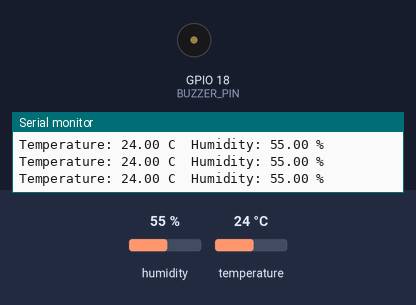
This sketch was run on a simulated ESP32. On the bench: buzzer (waves = sounding, pin HIGH), the last lines printed to the serial monitor. Inputs (shaded band) come from the test bench; at power-on: temperature 24 °C, humidity 55 %.

Above: at 2.8 s.
2.9 s: temperature set to 29 °C
5.6 s: temperature set to 32 °C
At 7.1 s:
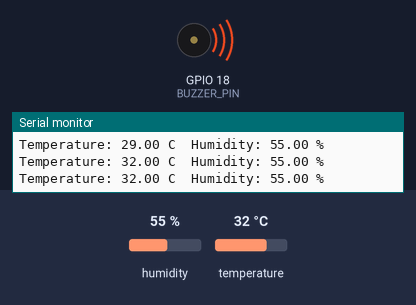
8.3 s: temperature set to 12 °C
At 11.3 s:
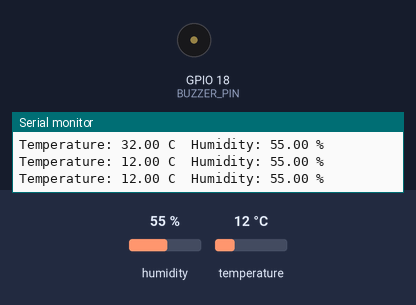
11.7 s: temperature set to 33 °C
At 12.8 s:
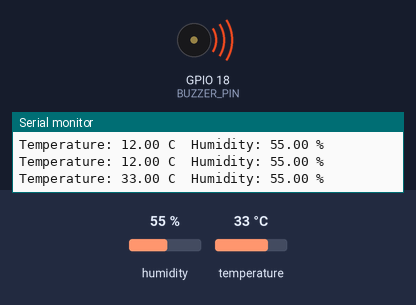
Timing chart, 0 to 14.7 s (numbered marks = the images above; inputs shaded):
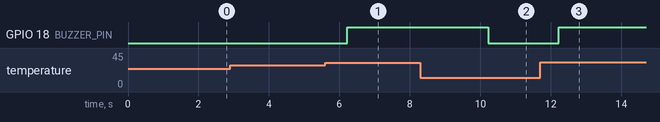

Measured:
- the behaviour switches between 30 and 31 °C on temperature (found by bisection; images 0 and 1)
- after the input at 5.6 s, GPIO 18 (BUZZER_PIN): LOW → HIGH after 0.62 s
- after the input at 8.3 s, GPIO 18 (BUZZER_PIN): HIGH → LOW after 1.9 s
- after the input at 11.7 s, GPIO 18 (BUZZER_PIN): LOW → HIGH after 0.52 s

The sketch:

RTOS_using_task_priority.ino
```cpp
#include <DHT.h>
#define DHT_PIN 4
#define BUZZER_PIN 18
#define TEMP_LIMIT 30

DHT dht(DHT_PIN, DHT11);
float temp = 0;
float hum = 0;
void senseTask(void *p) {
  while (1) {
    float t = dht.readTemperature();
    float h = dht.readHumidity();
    if (!isnan(t) && !isnan(h)) {
      temp = t;
      hum = h;
    }
    delay(1000);
  }
}
void publishTask(void *p) {
  while (1) {
    Serial.print("Temperature: ");
    Serial.print(temp);
    Serial.print(" C  Humidity: ");
    Serial.print(hum);
    Serial.println(" %");
    delay(500);
  }
}
void alertTask(void *p) {
  while (1) {
    if (temp > TEMP_LIMIT) {
      digitalWrite(BUZZER_PIN, HIGH);
    } else {
      digitalWrite(BUZZER_PIN, LOW);
    }
    delay(200);
  }
}
void setup() {
  Serial.begin(115200);
  dht.begin();
  pinMode(BUZZER_PIN, OUTPUT);
  xTaskCreate(senseTask, "Sense", 2048, NULL, 3, NULL);
  xTaskCreate(publishTask, "Publish", 2048, NULL, 2, NULL);
  xTaskCreate(alertTask, "Alert", 2048, NULL, 1, NULL);
}
void loop() {
  delay(1000);
}
```
